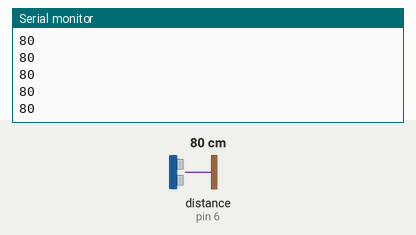
Recording of a sketch running on a simulated Arduino Uno, built with avr-gcc and run on an emulated ATmega328P. On the bench: the last lines printed to the serial monitor. The test bench sets the inputs (shaded band); at power-on: distance to the obstacle (sensor on pin 6) 80 cm. The echo pulse lasts 58.3 µs per cm.

Above: at 1.2 s.
1.3 s: distance to the obstacle (sensor on pin 6) set to 2 cm
At 1.38 s:
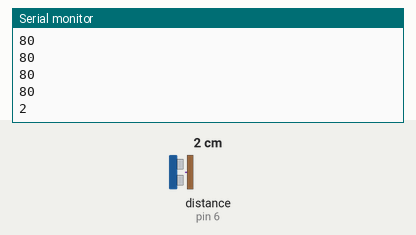
2.8 s: distance to the obstacle (sensor on pin 6) set to 4 cm
At 2.89 s:
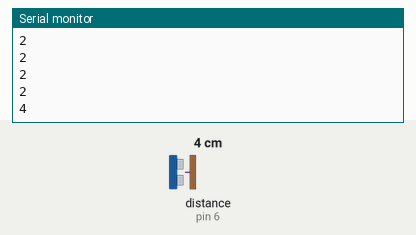
Timing chart, 0 to 5.8 s (numbered marks = the images above; inputs shaded):
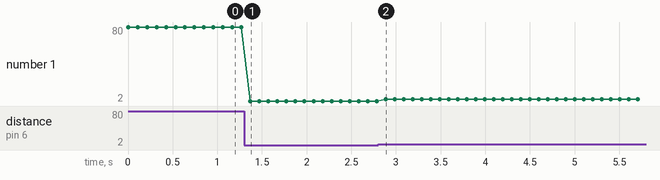

The sketch:

sensor.ino
```cpp
#include <Ultrasonic.h>
#define TRIG 5
#define ECHO 6

Ultrasonic ultrasonic(TRIG, ECHO);

void setup() {
  Serial.begin(9600);
}

void loop() {
  Serial.println(ultrasonic.distanceRead());
  delay(100);
}
```

Measured:
- after the input at 1.3 s, the serial monitor: prints a new line after 0.07 s (image 1)
- after the input at 2.8 s, the serial monitor: prints a new line after 0.08 s (image 2)
- plotted number 1: 80 → 2 after the input at 1.3 s, 2 → 4 after the input at 2.8 s
